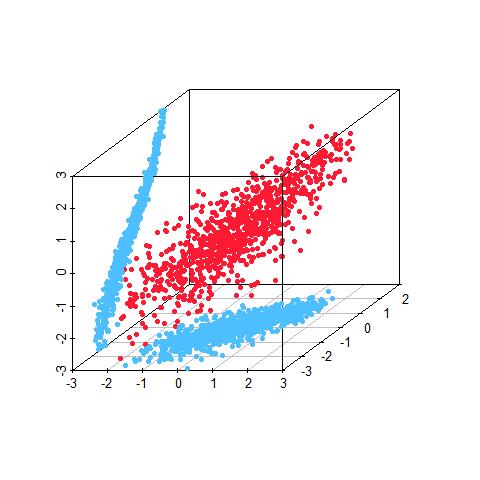

Source code (R):
graphics.off()
library(copula)
library(HAC)
library(scatterplot3d)

# HAC for a better understanding see ?hac() or the documentation of HAC
HAC = hac( type = 1,                    
           tree=list(list("X1","X2",10),"X3",2)) # defines the structure of the object
x=rHAC(1000,HAC)                                 # only produces random distributions in [0,1] interval
# transform estimated random probabilities to observations
Y = cbind(qnorm(x[,1]),qt(x[,2],2),qnorm(x[,3]))

# filter outliers
L= (Y >= -3) & (Y <= 3)                          # logical variable (true for values in the interval)
Y = Y[L[,1] & L[,2] & L[,3],]                    # remove outliers

# marginal distribution of y1 and y2
Y12 = cbind(rep(-3,length(Y)),Y[,1],Y[,2])      
# marginal distribution of y1 and y3
Y13 = cbind(Y[,1],rep(-3,length(Y)),Y[,3])
# marginal distribution of y2 and y3
Y23 = cbind(Y[,1],Y[,3],rep(-3,length(Y)))

# plots the trivariate distribution
graph<-scatterplot3d(Y,xlim=c(-3,3),ylim=c(-3,3),zlim=c(-3,3), 
                     pch=20,color=rgb(1,0.1,0.2),              
                     xlab="",ylab="",zlab="")                  # no labels for the axes

# plots the bivariate distribution of y1 and y2
graph$points3d(Y12,pch=20,col=rgb(0.3,0.75,1))

# plots the bivariate distribution of y2 and y3
graph$points3d(Y23,pch=20,col=rgb(0.3,0.75,1))
